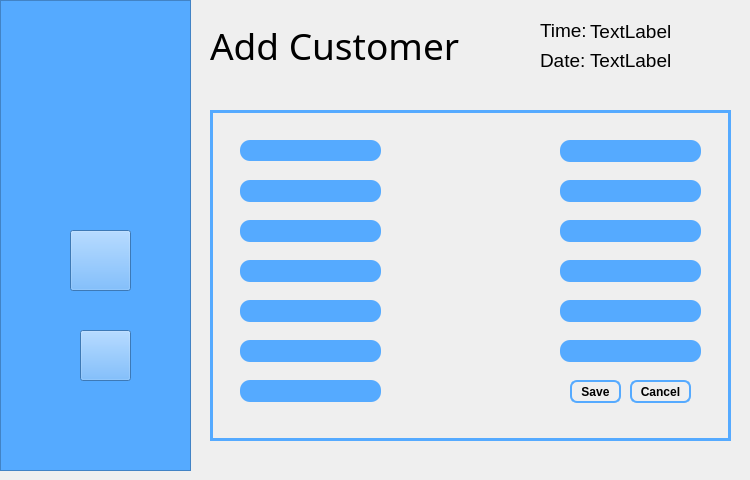
   <widget class="QWidget" name="page_2">
    <widget class="QFrame" name="frame_3">
     <property name="geometry">
      <rect>
       <x>0</x>
       <y>0</y>
       <width>191</width>
       <height>471</height>
      </rect>
     </property>
     <property name="styleSheet">
      <string notr="true">background:rgb(85,170,255);</string>
     </property>
     <property name="frameShape">
      <enum>QFrame::StyledPanel</enum>
     </property>
     <property name="frameShadow">
      <enum>QFrame::Raised</enum>
     </property>
     <widget class="QLabel" name="labelLogo5">
      <property name="geometry">
       <rect>
        <x>10</x>
        <y>30</y>
        <width>171</width>
        <height>171</height>
       </rect>
      </property>
      <property name="styleSheet">
       <string notr="true">border-image:url(:/img/img/floralloLogo.png);</string>
      </property>
      <property name="text">
       <string/>
      </property>
     </widget>
     <widget class="QPushButton" name="profile_5">
      <property name="geometry">
       <rect>
        <x>70</x>
        <y>230</y>
        <width>61</width>
        <height>61</height>
       </rect>
      </property>
      <property name="styleSheet">
       <string notr="true">#profile_5
{
   border-image:url(:/img/img/profileIcon.png);
}

#profile_5:hover
{
  border-image:url(:/img/img/profileIconHover.png);
}</string>
      </property>
      <property name="text">
       <string/>
      </property>
     </widget>
     <widget class="QPushButton" name="signOut_5">
      <property name="geometry">
       <rect>
        <x>80</x>
        <y>330</y>
        <width>51</width>
        <height>51</height>
       </rect>
      </property>
      <property name="styleSheet">
       <string notr="true">#signOut_5
{
   border-image:url(:/img/img/signOut.png);
}

#signOut_5:hover
{
  border-image:url(:/img/img/signOutHover.png);
}</string>
      </property>
      <property name="text">
       <string/>
      </property>
     </widget>
    </widget>
    <widget class="QFrame" name="frame_4">
     <property name="geometry">
      <rect>
       <x>210</x>
       <y>110</y>
       <width>521</width>
       <height>331</height>
      </rect>
     </property>
     <property name="styleSheet">
      <string notr="true">#frame_4
{
	border:3px solid rgb(85, 170, 255);
}</string>
     </property>
     <property name="frameShape">
      <enum>QFrame::StyledPanel</enum>
     </property>
     <property name="frameShadow">
      <enum>QFrame::Raised</enum>
     </property>
     <widget class="QLineEdit" name="lineEdit_IDCustomerInput">
      <property name="geometry">
       <rect>
        <x>30</x>
        <y>30</y>
        <width>141</width>
        <height>21</height>
       </rect>
      </property>
      <property name="font">
       <font>
        <pointsize>10</pointsize>
       </font>
      </property>
      <property name="styleSheet">
       <string notr="true">padding: 1px;
background: rgb(85,170,255);
border-radius: 10px;
</string>
      </property>
     </widget>
     <widget class="QLineEdit" name="lineEdit_CompanyCustomerInput">
      <property name="geometry">
       <rect>
        <x>30</x>
        <y>150</y>
        <width>141</width>
        <height>22</height>
       </rect>
      </property>
      <property name="font">
       <font>
        <pointsize>10</pointsize>
       </font>
      </property>
      <property name="styleSheet">
       <string notr="true">padding: 1px;
background: rgb(85,170,255);
border-radius: 10px;</string>
      </property>
     </widget>
     <widget class="QLineEdit" name="lineEdit_LastNameCustomerInput">
      <property name="geometry">
       <rect>
        <x>30</x>
        <y>110</y>
        <width>141</width>
        <height>22</height>
       </rect>
      </property>
      <property name="font">
       <font>
        <pointsize>10</pointsize>
       </font>
      </property>
      <property name="styleSheet">
       <string notr="true">padding: 1px;
background: rgb(85,170,255);
border-radius: 10px;</string>
      </property>
     </widget>
     <widget class="QLineEdit" name="lineEdit_EmailCustomerInput">
      <property name="geometry">
       <rect>
        <x>30</x>
        <y>230</y>
        <width>141</width>
        <height>22</height>
       </rect>
      </property>
      <property name="font">
       <font>
        <pointsize>10</pointsize>
       </font>
      </property>
      <property name="styleSheet">
       <string notr="true">padding: 1px;
background: rgb(85,170,255);
border-radius: 10px;</string>
      </property>
     </widget>
     <widget class="QLineEdit" name="lineEdit_WebsiteCustomerInput">
      <property name="geometry">
       <rect>
        <x>30</x>
        <y>270</y>
        <width>141</width>
        <height>22</height>
       </rect>
      </property>
      <property name="font">
       <font>
        <pointsize>10</pointsize>
       </font>
      </property>
      <property name="styleSheet">
       <string notr="true">padding: 1px;
background: rgb(85,170,255);
border-radius: 10px;</string>
      </property>
     </widget>
     <widget class="QLineEdit" name="lineEdit_PhoneNumberCustomerInput">
      <property name="geometry">
       <rect>
        <x>30</x>
        <y>190</y>
        <width>141</width>
        <height>22</height>
       </rect>
      </property>
      <property name="font">
       <font>
        <pointsize>10</pointsize>
       </font>
      </property>
      <property name="styleSheet">
       <string notr="true">padding: 1px;
background: rgb(85,170,255);
border-radius: 10px;</string>
      </property>
     </widget>
     <widget class="QLineEdit" name="lineEdit_FirstNameCustomerInput">
      <property name="geometry">
       <rect>
        <x>30</x>
        <y>70</y>
        <width>141</width>
        <height>22</height>
       </rect>
      </property>
      <property name="font">
       <font>
        <pointsize>10</pointsize>
       </font>
      </property>
      <property name="styleSheet">
       <string notr="true">padding: 1px;
background: rgb(85,170,255);
border-radius: 10px;</string>
      </property>
     </widget>
     <widget class="QLineEdit" name="lineEdit_AdressCustomerInput">
      <property name="geometry">
       <rect>
        <x>350</x>
        <y>30</y>
        <width>141</width>
        <height>22</height>
       </rect>
      </property>
      <property name="font">
       <font>
        <pointsize>10</pointsize>
       </font>
      </property>
      <property name="styleSheet">
       <string notr="true">padding: 1px;
background: rgb(85,170,255);
border-radius: 10px;</string>
      </property>
     </widget>
     <widget class="QLineEdit" name="lineEdit_CityCustomerInput">
      <property name="geometry">
       <rect>
        <x>350</x>
        <y>70</y>
        <width>141</width>
        <height>22</height>
       </rect>
      </property>
      <property name="font">
       <font>
        <pointsize>10</pointsize>
       </font>
      </property>
      <property name="styleSheet">
       <string notr="true">padding: 1px;
background: rgb(85,170,255);
border-radius: 10px;</string>
      </property>
     </widget>
     <widget class="QLineEdit" name="lineEdit_ZipCodeCustomerInput">
      <property name="geometry">
       <rect>
        <x>350</x>
        <y>110</y>
        <width>141</width>
        <height>22</height>
       </rect>
      </property>
      <property name="font">
       <font>
        <pointsize>10</pointsize>
       </font>
      </property>
      <property name="styleSheet">
       <string notr="true">padding: 1px;
background: rgb(85,170,255);
border-radius: 10px;</string>
      </property>
     </widget>
     <widget class="QLineEdit" name="lineEdit_CountryCustomerInput">
      <property name="geometry">
       <rect>
        <x>350</x>
        <y>150</y>
        <width>141</width>
        <height>22</height>
       </rect>
      </property>
      <property name="font">
       <font>
        <pointsize>10</pointsize>
       </font>
      </property>
      <property name="styleSheet">
       <string notr="true">padding: 1px;
background: rgb(85,170,255);
border-radius: 10px;</string>
      </property>
     </widget>
     <widget class="QLineEdit" name="lineEdit_BankAccountCustomerInput">
      <property name="geometry">
       <rect>
        <x>350</x>
        <y>190</y>
        <width>141</width>
        <height>22</height>
       </rect>
      </property>
      <property name="font">
       <font>
        <pointsize>10</pointsize>
       </font>
      </property>
      <property name="styleSheet">
       <string notr="true">padding: 1px;
background: rgb(85,170,255);
border-radius: 10px;</string>
      </property>
     </widget>
     <widget class="QLineEdit" name="lineEdit_CreditLimitCustomerInput">
      <property name="geometry">
       <rect>
        <x>350</x>
        <y>230</y>
        <width>141</width>
        <height>22</height>
       </rect>
      </property>
      <property name="font">
       <font>
        <pointsize>10</pointsize>
       </font>
      </property>
      <property name="styleSheet">
       <string notr="true">padding: 1px;
background: rgb(85,170,255);
border-radius: 10px;</string>
      </property>
     </widget>
     <widget class="QPushButton" name="pushButton_SaveAddCustomer">
      <property name="geometry">
       <rect>
        <x>360</x>
        <y>270</y>
        <width>51</width>
        <height>23</height>
       </rect>
      </property>
      <property name="font">
       <font>
        <family>Arial</family>
        <pointsize>9</pointsize>
        <weight>75</weight>
        <bold>true</bold>
       </font>
      </property>
      <property name="styleSheet">
       <string notr="true">#pushButton_SaveAddCustomer
{
background-color: transparent;
border-width: 2px;
border-color: rgb(85,170,255);
border-style: solid;
border-radius: 7;
padding: 3px;
padding-left: 5px;
padding-right: 5px;
}

#pushButton_SaveAddCustomer:hover
{
background:rgb(85,170,255);
}</string>
      </property>
      <property name="text">
       <string>Save</string>
      </property>
     </widget>
     <widget class="QPushButton" name="pushButton_CancelAddCustomer">
      <property name="geometry">
       <rect>
        <x>420</x>
        <y>270</y>
        <width>61</width>
        <height>23</height>
       </rect>
      </property>
      <property name="font">
       <font>
        <family>Arial</family>
        <pointsize>9</pointsize>
        <weight>75</weight>
        <bold>true</bold>
       </font>
      </property>
      <property name="styleSheet">
       <string notr="true">#pushButton_CancelAddCustomer
{
background-color: transparent;
border-width: 2px;
border-color: rgb(85,170,255);
border-style: solid;
border-radius: 7;
padding: 3px;
padding-left: 5px;
padding-right: 5px;
}

#pushButton_CancelAddCustomer:hover
{
background:rgb(85,170,255);
}</string>
      </property>
      <property name="text">
       <string>Cancel</string>
      </property>
     </widget>
    </widget>
    <widget class="QLabel" name="label_5">
     <property name="geometry">
      <rect>
       <x>210</x>
       <y>10</y>
       <width>271</width>
       <height>71</height>
      </rect>
     </property>
     <property name="font">
      <font>
       <family>Arial Rounded MT Bold</family>
       <pointsize>28</pointsize>
      </font>
     </property>
     <property name="text">
      <string>Add Customer</string>
     </property>
    </widget>
    <widget class="QLabel" name="label_6">
     <property name="geometry">
      <rect>
       <x>540</x>
       <y>20</y>
       <width>47</width>
       <height>20</height>
      </rect>
     </property>
     <property name="font">
      <font>
       <pointsize>14</pointsize>
      </font>
     </property>
     <property name="text">
      <string>Time:</string>
     </property>
    </widget>
    <widget class="QLabel" name="label_7">
     <property name="geometry">
      <rect>
       <x>540</x>
       <y>50</y>
       <width>51</width>
       <height>21</height>
      </rect>
     </property>
     <property name="font">
      <font>
       <pointsize>14</pointsize>
      </font>
     </property>
     <property name="text">
      <string>Date:</string>
     </property>
    </widget>
    <widget class="QLabel" name="time4">
     <property name="geometry">
      <rect>
       <x>590</x>
       <y>8</y>
       <width>151</width>
       <height>46</height>
      </rect>
     </property>
     <property name="font">
      <font>
       <pointsize>14</pointsize>
      </font>
     </property>
     <property name="text">
      <string>TextLabel</string>
     </property>
    </widget>
    <widget class="QLabel" name="date4">
     <property name="geometry">
      <rect>
       <x>590</x>
       <y>45</y>
       <width>101</width>
       <height>31</height>
      </rect>
     </property>
     <property name="font">
      <font>
       <pointsize>14</pointsize>
      </font>
     </property>
     <property name="text">
      <string>TextLabel</string>
     </property>
    </widget>
   </widget>
